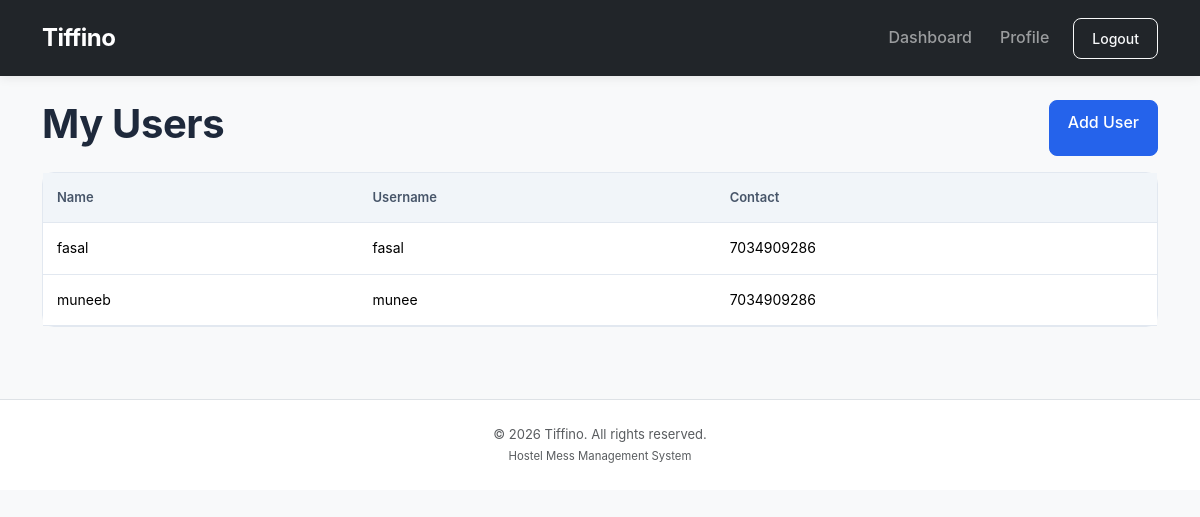
The page /dashboard/manager/users/ (signed in) on the database its author committed.
### accounts/models.py (models this page shows, shortened)
class User(AbstractUser):
    ROLE_CHOICES = [
        ('main_admin', 'Main Admin'),
        ('manager', 'Manager'),
        ('user', 'User'),
    ]
    role = models.CharField(
        max_length=20,
        choices=ROLE_CHOICES,
        default='user'
    )
    name = models.CharField(max_length=150)
    contact = models.CharField(max_length=15)
    created_by = models.ForeignKey(
        'self',
        on_delete=models.SET_NULL,
        null=True,
        blank=True,
        related_name='created_accounts'
    )
    created_at = models.DateTimeField(auto_now_add=True)

### dashboard/views.py (the view)
# urls.py: path('manager/users/', views.manager_users, name='manager_users'),
@role_required('manager')
def manager_users(request):
    users = User.objects.filter(
        role='user',
        created_by=request.user
    ).order_by('-created_at')
    context = {
        'users': users,
    }
    return render(
        request,
        'manager/users.html',
        context
    )

### dashboard/views.py (called while the page is built)
def role_required(*roles):
    def decorator(view_func):
        @wraps(view_func)
        @login_required
        def wrapper(request, *args, **kwargs):
            if request.user.role not in roles:
                return redirect('home')
            return view_func(request, *args, **kwargs)
        return wrapper
    return decorator

### templates/manager/users.html
{% extends 'base.html' %}{% block title %}Users | Tiffino{% endblock %}{% block content %}
<div class="d-flex justify-content-between">
    <h1>My Users</h1><a class="btn btn-primary" href="{% url 'add_user' %}">Add User</a>
</div>
<div class="card mt-3">
    <div class="table-responsive">
        <table class="table mb-0">
            <thead>
                <tr>
                    <th>Name</th>
                    <th>Username</th>
                    <th>Contact</th>
                </tr>
            </thead>
            <tbody>{% for item in users %}<tr>
                    <td>{{ item.name }}</td>
                    <td>{{ item.username }}</td>
                    <td>{{ item.contact }}</td>
                </tr>{% empty %}<tr>
                    <td colspan="3">No users yet.</td>
                </tr>{% endfor %}</tbody>
        </table>
    </div>
</div>{% endblock %}

### static/css/style.css (style rules this page uses)
:root { --primary: #2563eb; --primary-dark: #1d4ed8; --secondary: #64748b; --background: #f8fafc; --surface: #ffffff; --text: #1e293b; --border: #e2e8f0; --success: #16a34a; --danger: #dc2626; --warning: #f59e0b; --radius: 12px; }
* { box-sizing: border-box; }
body { font-family: "Inter", "Segoe UI", Arial, sans-serif; background-color: var(--background); color: var(--text); margin: 0; line-height: 1.6; }
h1, h2, h3, h4, h5 { color: var(--text); font-weight: 650; letter-spacing: -0.4px; }
.card { background: var(--surface); border: 1px solid var(--border); border-radius: var(--radius); transition: transform 0.2s ease, box-shadow 0.2s ease; }
.btn { border-radius: 8px; font-weight: 500; padding: 9px 18px; transition: all 0.2s ease; }
.btn-primary { background-color: var(--primary); border-color: var(--primary); }
.table { vertical-align: middle; margin-bottom: 0; }
.table thead th { background-color: #f1f5f9; color: #475569; font-size: 13px; font-weight: 600; padding: 14px; border-bottom: 1px solid var(--border); white-space: nowrap; }
.table tbody td { padding: 14px; border-color: var(--border); font-size: 14px; }

### rows shown on the page
User: name "fasal", username "fasal", contact "7034909286"
User: name "muneeb", username "munee", contact "7034909286"
